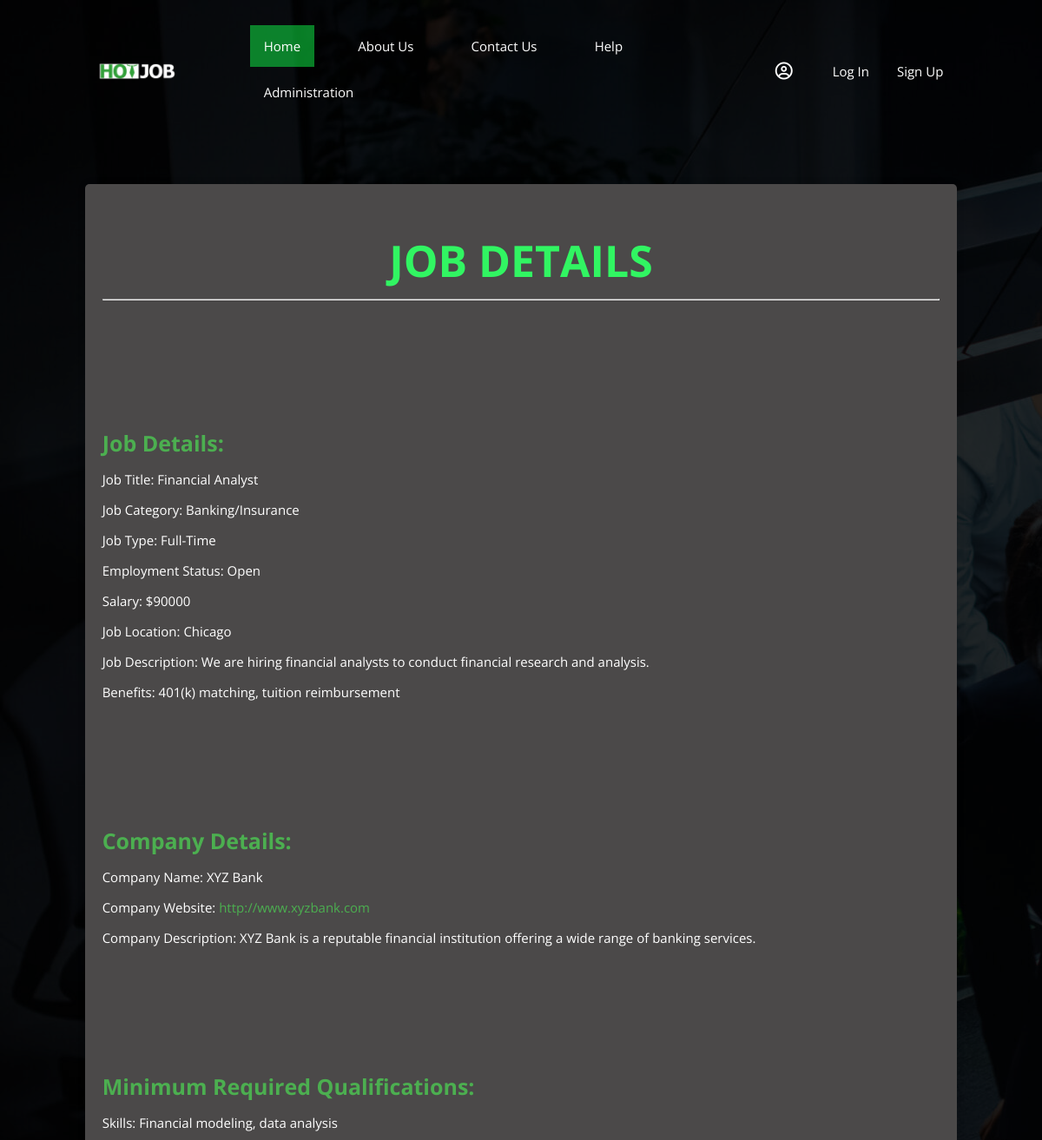
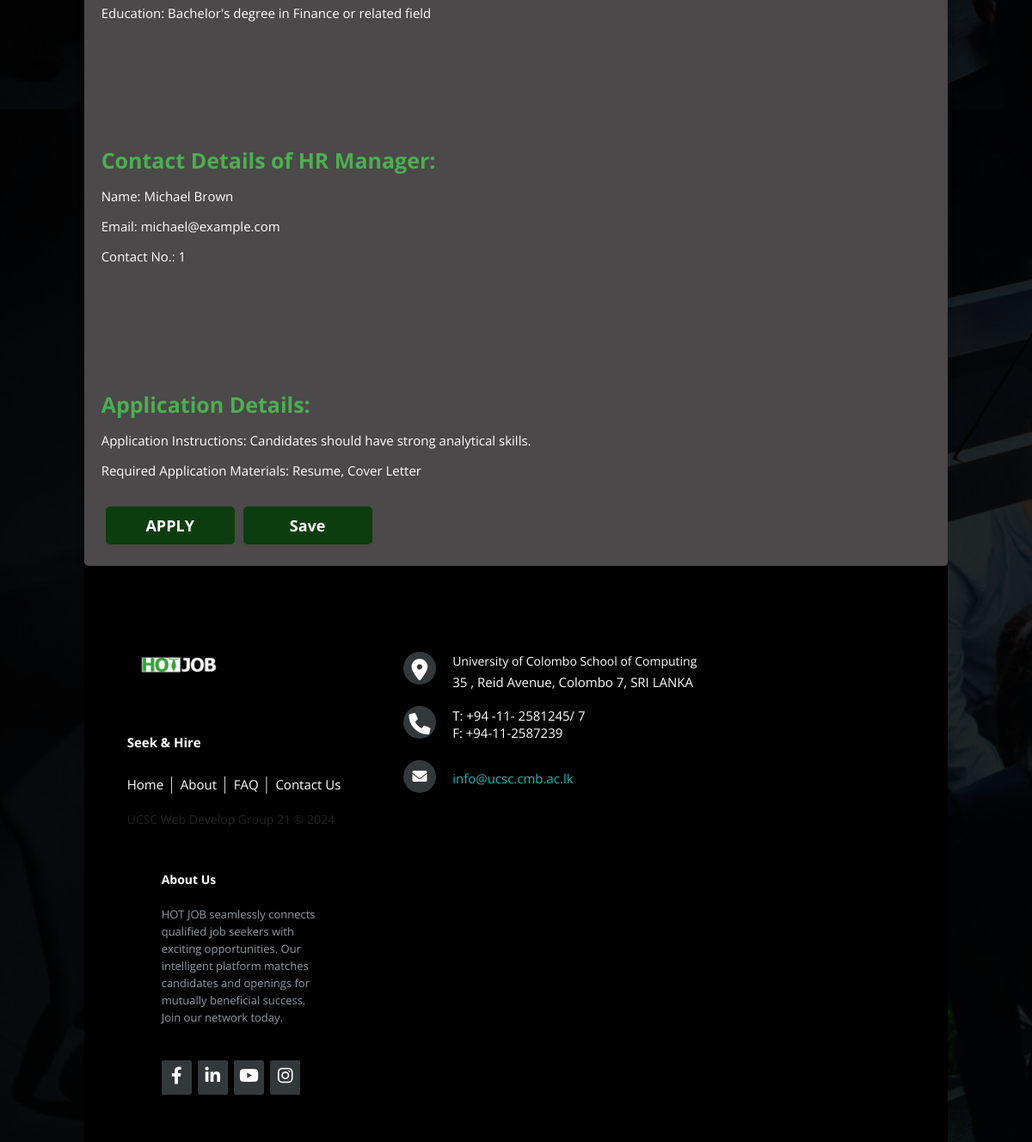
The page /job_details.php?job_Id=46 on the database its author committed (2 pictures, top to bottom).
### tables this page shows
CREATE TABLE `job_data` (
  `jobId` int(11) NOT NULL,
  `recId` int(11) NOT NULL,
  `companyName` varchar(255) NOT NULL,
  `companyWeb` varchar(255) NOT NULL,
  `companyDesc` varchar(255) NOT NULL,
  `jobCategory` varchar(255) NOT NULL,
  `jobTitle` varchar(255) NOT NULL,
  `jobDesc` varchar(500) NOT NULL,
  `jobLoc` varchar(255) NOT NULL,
  `jobType` varchar(255) NOT NULL,
  `salary` decimal(20,0) NOT NULL,
  `benefit` varchar(500) NOT NULL,
  `empStatus` varchar(255) NOT NULL,
  `recName` varchar(255) NOT NULL,
  `recEmail` varchar(255) NOT NULL,
  `recPhone` int(20) NOT NULL,
  `minSkill` varchar(255) NOT NULL,
  `minEdu` varchar(255) NOT NULL,
  `appIns` varchar(500) NOT NULL,
  `reqAppMat` varchar(255) NOT NULL,
  `createdTime` timestamp NOT NULL DEFAULT current_timestamp() ON UPDATE current_timestamp()
);

### job_details.php (the view, shortened to what this page needs)
<!DOCTYPE html>
<html>
<head>
  <link rel="stylesheet" href="./css/job_details.css">
  <link rel="stylesheet" href="./css/footer.css">
</head>
<body>
<?php include("header.php"); ?>
<div class="container">
<?php
include ('./includes/job.dbh.inc.php');
if(isset($_GET['job_Id'])) {
    $job_Id = mysqli_real_escape_string($conn, $_GET['job_Id']);
    $sql = "SELECT * FROM job_data WHERE jobId = $job_Id";
    $result = $conn->query($sql);
    if ($result->num_rows > 0) {
        $row = $result->fetch_assoc();
        echo "<h1>JOB DETAILS</h1><hr></br>";
        echo "<h2>Job Details: </h2>";
        echo "<p>Job Title: " . $row["jobTitle"] . "</p>";
        echo "<p>Job Category: " . $row["jobCategory"] . "</p>";
        echo "<p>Job Type: " . $row["jobType"] . "</p>";
        echo "<p>Employment Status: " . $row["empStatus"] . "</p>";
        echo "<p>Salary: $" . $row["salary"] . "</p>";
        echo "<p>Job Location: " . $row["jobLoc"] . "</p>";
        echo "<p>Job Description: " . $row["jobDesc"] . "</p>";
        echo "<p>Benefits: " . $row["benefit"] . "</p></br>";
        echo "<h2>Company Details: </h2>";
        echo "<p>Company Name: " . $row["companyName"] . "</p>";
        echo "<p>Company Website: <a href=" . $row["companyWeb"] . ">" . $row["companyWeb"] . "</a></p>";
        echo "<p>Company Description: " . $row["companyDesc"] . "</p></br>";
        echo "<h2>Minimum Required Qualifications: </h2>";
        echo "<p>Skills: " . $row["minSkill"] . "</p>";
        echo "<p>Education: " . $row["minEdu"] . "</p></br>";
        echo "<h2>Contact Details of HR Manager: </h2>";
        echo "<p>Name: " . $row["recName"] . "</p>";
        echo "<p>Email: " . $row["recEmail"] . "</p>";
        echo "<p>Contact No.: " . $row["recPhone"] . "</p></br>";
        echo "<h2>Application Details: </h2>";
        echo "<p>Application Instructions: " . $row["appIns"] . "</p>";
        echo "<p>Required Application Materials: " . $row["reqAppMat"] . "</p></br>";
        if (isset($_SESSION["userid"])) {
            echo "<form id='saveForm' method='post' action='wishlist.php?action=save'>";
            echo "<input type='hidden' name='job_Id' value='$job_Id'>";
            echo "<button class='submit' type='submit' name='save_job'><b>Save</b></button>";
            echo "</form>";
            echo "<a href='job_app_form.php?job_Id=$job_Id'>";
            echo "<button class='submit' type='button' name='submit'><b>APPLY</b></button>";
            echo "</a>";
        } else {
            echo "<a href='seekerlogin.php'>";
            echo "<button class='submit' type='button' name='submit'><b>APPLY</b></button>";
            echo "</a>";
            echo "<a href='seekerlogin.php'>";
            echo "<button class='submit' type='submit' name='save_job'><b>Save</b></button>";
            echo "</a>";
        }
    } else {
        echo "No job found with the provided ID.";
    }
} else {
    echo "Job ID not provided.";
}
?>
</div>
<?php include("footer.php"); ?>
</body>
</html>

### css/job_details.css (style rules this page uses)
body { font-family: 'Segoe UI', Tahoma, Geneva, Verdana, sans-serif, sans-serif; background-image: linear-gradient(rgba(0,0,0,0.7),rgba(0,0,0,0.7)),url(./../images/background.png); margin: 0; padding: 0; display: flex; justify-content: center; align-items: center; height: 100vh; }
.container { background-color: #4b4949; color: #f3e8e8; padding: 20px; border-radius: 5px; box-shadow: 0 0 10px rgba(0, 0, 0, 0.1); opacity: 1; margin-top: 50px; }
h1 { text-align: center; color: #33FF33 ; margin-bottom: 10px; font-size: 40px; }
h2 { color: #bcfca9; font-size: 25px; margin-bottom: 10px; }
p { color: #f3e8e8;; margin-bottom: 5px; font-size: 18px; }
a { color: #007bff; text-decoration: none; }
button.submit { background-color: #0d3d0f; color: #fff; border: none; padding: 10px 20px; border-radius: 5px; cursor: pointer; }

### css/footer.css (style rules this page uses)
* { font-family: Open Sans; }

### css/home.css (style rules this page uses)
body { margin: 0; padding: 2px; font-family: 'Segoe UI', Tahoma, Geneva, Verdana, sans-serif, sans-serif; background-image: linear-gradient(rgba(0, 0, 0, 0.8),rgba(0,0,0,0.8)),url(./../images/background.png); }
.submit { display: inline-block; padding: 10px 20px; margin: 5px; font-size: 18px; cursor: pointer; border: none; background-color: #107c31; color: #ffffff; text-decoration: none; border-radius: 20px; width: 150px; }
h1 { color: rgb(49, 245, 98); font-size: 50px; }
p { color: white; font-size: 15px; line-height: 20px; text-decoration: none; }

### css/job_category.css (style rules this page uses)
body { background-image: linear-gradient(rgba(0,0,0,0.8),rgba(0,0,0,0.8)),url(./../images/background.png); color: #fff; font-family: Arial, sans-serif; }
h2 { color: #4CAF50; padding-top: 10%; }
a { color: #4CAF50; text-decoration: none; }

### rows shown on the page
job_data: jobTitle "Financial Analyst", jobCategory "Banking/Insurance", jobType "Full-Time", empStatus "Open", salary "90000", jobLoc "Chicago", jobDesc "We are hiring financial analysts to conduct financial research and analysis.", benefit "401(k) matching, tuition reimbursement", companyName "XYZ Bank", companyWeb "http://www.xyzbank.com", companyDesc "XYZ Bank is a reputable financial institution offering a wide range of banking services.", minSkill "Financial modeling, data analysis", minEdu "Bachelor's degree in Finance or related field", recName "Michael Brown", recEmail "michael@example.com", recPhone "1", appIns "Candidates should have strong analytical skills.", reqAppMat "Resume, Cover Letter"
